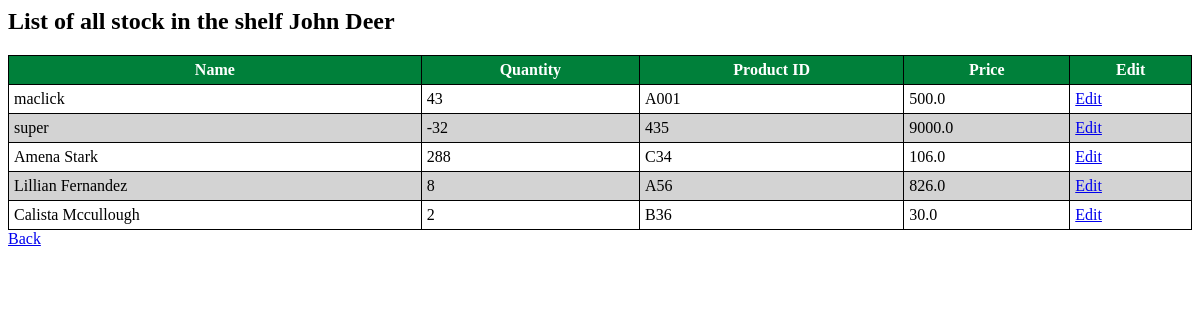
The page /manager/all-stock/ on the database as committed earlier.
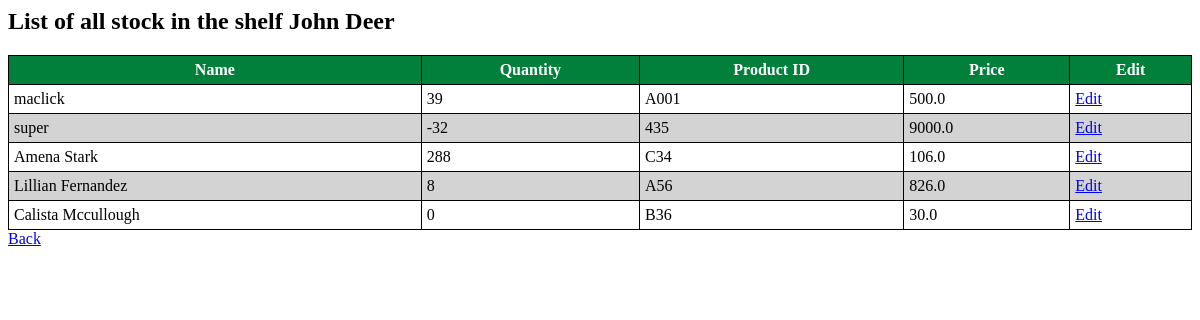
The same page on the database as committed later.
### manager/models.py (models this page shows, shortened)
class Stock(models.Model):
    product_name = models.CharField(max_length=100)
    product_id = models.CharField(max_length=100)
    product_quantity = models.IntegerField()
    product_price = models.FloatField()

### manager/views.py (the view)
# urls.py: path('all-stock/', views.all_stock, name='all-stock'),
def all_stock(request):
    stocks = Stock.objects.all()
    return render(request, 'all_stock.html', {'stocks': stocks})

### manager/templates/all_stock.html (shortened to what this page needs)
<h2>List of all  stock in the shelf John Deer</h2>
{% if stocks %}
    <table>
        <thead>
            <tr>
                <th>Name</th>
                <th>Quantity</th>
                <th>Product ID</th>
                <th>Price</th>
                <th>Edit</th>
            </tr>
        </thead>
        <tbody>
            {% for item in stocks %}
                <tr>
                    <td>{{ item.product_name }}</td>
                    <td>{{ item.product_quantity }}</td>
                    <td>{{ item.product_id }}</td>
                    <td>{{ item.product_price }}</td>
                    <td><a href="{% url 'edit-stock' item.id %}">Edit</a></td>
                </tr>
            {% endfor %}
        </tbody>
    </table>
{% else %}
    <p>No stock available</p>
{% endif %}
<a href="{% url 'admin-dashboard' %}">Back</a>

Rows that differ between the two databases and show on the page:
changed Stock "maclick": product_quantity "43" → "39"
changed Stock "Calista Mccullough": product_quantity "2" → "0"
